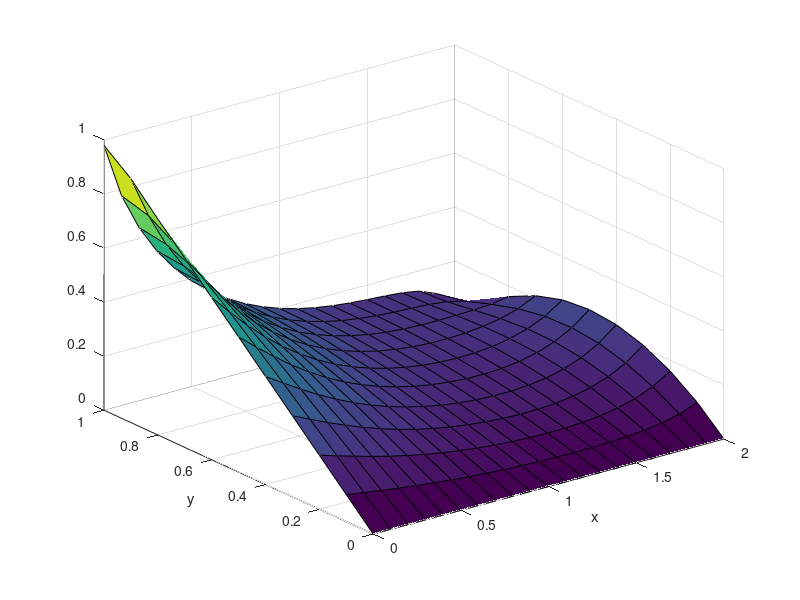

This chart was generated by the following MATLAB code:
clear; clc; close all;

tic

L = 2;
M = 1;

n_terms = 10;


x = 0 : L/20.0 : L;
y = 0 : M/10.0 : M;

pe = 1;
le = 1;

if pe == 1
    %Poisson Equation
    X_m = zeros(n_terms,1);
    Y_n = zeros(n_terms,1);
    mu_m = zeros(n_terms,1);
    rho_n = zeros(n_terms,1);
    A_mn = zeros(n_terms);
    v_mn = zeros(length(x),length(y),n_terms, n_terms);
    v = zeros(length(x),length(y));
    
    for m = 0 : n_terms-1
        
        %Define mu_m
        mu_m(m+1) = ((m+1)*pi/L)^2.0;
        
        for n = 0 : n_terms-1
            
            %Define rho_n
            rho_n(n+1) = ((2*n+1)*pi/(2*M))^2.0;
            
            %Define A_mn
            fun = @(x,y) 0.1 .* x .* y .* (L - x) .* (M - y) .* sin((m+1).*pi./L.*x)...
                .*sin((2.*n+1)*pi./(2.*M).*y);
            
            top = integral2(fun,0,L,0,M);
            
            fun_x = @(x)  sin((m+1).*pi./(L).*x).^2.0;
            
            fun_y = @(y) sin((2.*n+1)*pi./(2.*M).*y).^2.0;
            
            int_x = integral(fun_x,0,L);
            
            int_y = integral(fun_y,0,M);
            
            bot = int_x*int_y*(mu_m(m+1) + rho_n(n+1));
            
            A_mn(m+1,n+1) = -top/bot;
            %A_mn(m+1,n+1) = top*(-16*L*M)/(4*M^2*(m+1)^2+L^2*(2*n+1)^2)/pi^2;
            
            
            for i = 1 : length(x)
                
                %Define X_m
                X_m(m+1) = sin((m+1)*pi/L*x(i));
                
                
                
                for j = 1 : length(y)
                    
                    %Define Y_n
                    Y_n(n+1) = sin((2*n+1)*pi/(2*M)*y(j));
                    
                    %calculate v_mn
                    v_mn(i,j,m+1,n+1) = X_m(m+1)*Y_n(n+1)*A_mn(m+1,n+1);
                    
                end
                
            end
            
            v = v + v_mn(:,:,m+1,n+1);
            
        end
        
    end
    
    v = zeros(length(x),length(y));
    
    for m = 1 : n_terms
        
        for n = 1 : n_terms
            
            v = v + v_mn(:,:,m,n);
            
        end
        
    end
    
end

if le == 1
    % 1st Laplace Equation
    %terms
    w1 = zeros(length(x),length(y));
    wn = zeros(length(x),length(y), n_terms);
    Xn = zeros(length(x),1);
    Yn = zeros(length(y),1);
    Bn = 0;
    top = Bn;
    bot = Bn;
    
    for n = 0 : n_terms-1
        
        %define Bn
        
        fun = @(y) y.*sin((2*n+1)*pi.*y./(2*M));
        
        top = integral(fun, 0, M);
        
        fun = @(y) (sin(pi.*y.*(2*n+1)/(2*M))).^2;
        
        bot = sinh(pi*(2*n+1)*L/(2*M))*integral(fun,0,1);
        
        Bn = -top/bot;
        
        for j = 1 : length(x)
            
            %define Xn
            Xn(j) = sinh((2*n+1)*pi/(2*M)*(x(j)-L));
            
            for k = 1 : length(y)
                
                %define Yn
                Yn(k) = sin((2*n+1)*pi/(2*M)*y(k));
                
                % calculate u
                wn(j,k,n+1) = Xn(j)*Yn(k)*Bn;
                
            end
            
        end
        
        % add terms
        w1 = w1 + wn(:,:,n+1);
        
    end
    
        % Laplace Equation
    %terms
    w2 = zeros(length(x),length(y));
    wn = zeros(length(x),length(y), n_terms);
    Xn = zeros(length(x),1);
    Yn = zeros(length(y),1);
    Dn = 0;
    top = Dn;
    bot = Dn;
    
    for n = 0 : n_terms-1
        
        %define Bn
        
        fun = @(y) y.*(M-y).*sin((2*n+1)*pi.*y./(2*M));
        
        top = integral(fun, 0, M);
        
        fun = @(y) (sin(pi.*y.*(2*n+1)/(2*M))).^2;
        
        bot = sinh(pi*(2*n+1)*L/(2*M))*integral(fun,0,1);
        
        Dn = top/bot;
        
        for j = 1 : length(x)
            
            %define Xn
            Xn(j) = sinh((2*n+1)*pi/(2*M)*(x(j)));
            
            for k = 1 : length(y)
                
                %define Yn
                Yn(k) = sin((2*n+1)*pi/(2*M)*y(k));
                
                % calculate u
                wn(j,k,n+1) = Xn(j)*Yn(k)*Dn;
                
            end
            
        end
        
        % add terms
        w2 = w2 + wn(:,:,n+1);
        
    end
    
    
end

toc

if le == 1 && pe == 1
    
    u = v + w1 + w2;
elseif le == 0
    u = v;
else
    u = w1 + w2;
end

surf(x,y,u');
xlabel('x');
ylabel('y');

